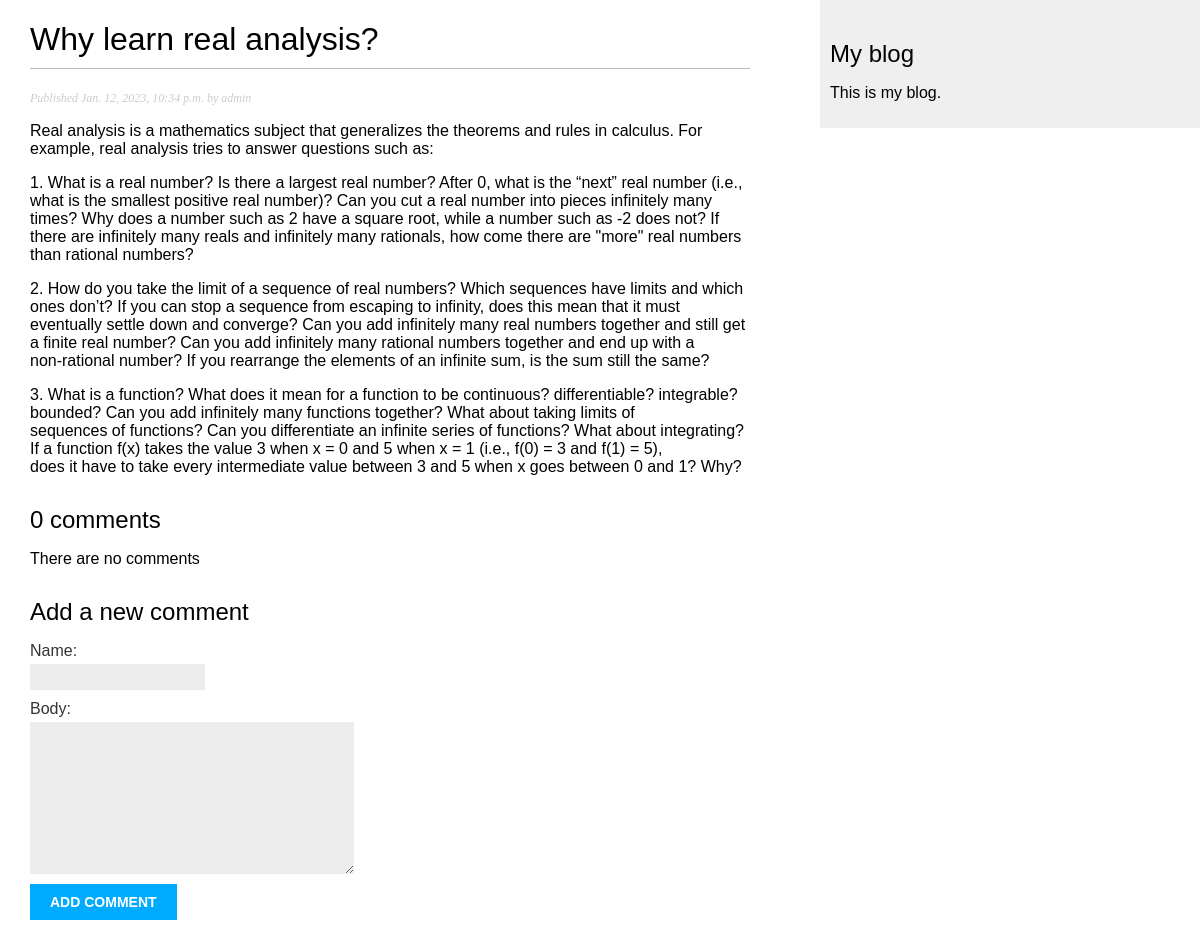
The page /blog/2023/1/12/why-learn-real-analysis/ on the database its author committed.
### blog/models.py (models this page shows, shortened)
class Post(models.Model):
    class Status(models.TextChoices):
        DRAFT = 'DF', 'Draft'
        PUBLISHED = 'PB', 'Published'
    title = models.CharField(max_length=250)
    author = models.ForeignKey(User, on_delete=models.CASCADE,
                               related_name='blog_posts')
    slug = models.SlugField(max_length=250, unique_for_date='publish')
    body = models.TextField()
    publish = models.DateTimeField(default=timezone.now())
    created = models.DateTimeField(auto_now_add=True)
    updated = models.DateTimeField(auto_now=True)
    status = models.CharField(max_length=2, choices=Status.choices,
                              default=Status.DRAFT)
    objects = models.Manager()  # default manager
    published = PublishedManager()  # custom manager
    tags = TaggableManager()
    class Meta:
        ordering = ['-publish']
        indexes = [models.Index(fields=['-publish'])]

### blog/views.py (the view)
def post_detail(request, year, month, day, post):
    post = get_object_or_404(Post,
                             status=Post.Status.PUBLISHED,
                             publish__year=year,
                             publish__month=month,
                             publish__day=day,
                             slug=post)
    comments = post.comments.filter(active=True)
    form = CommentForm()
    return render(request, 'blog/post/detail.html', {'post': post,
                                                     'comments': comments,
                                                     'form': form})

### blog/forms.py
class CommentForm(forms.ModelForm):
    class Meta:
        model = Comment
        fields = ['name', 'body']

### blog/templates/blog/post/detail.html (shortened to what this page needs)
<!DOCTYPE html>
<html lang="en">
<head>
</head>
<body>
    {% extends "blog/base.html" %}
    {% block content %}
        <h1>{{ post.title }}</h1>
        <p class="date">Published {{ post.publish }} by {{ post.author }}</p>
        {{ post.body|linebreaks }}
        {% with comments.count as total_comments %}
            <h2>
                {{ total_comments }} comment{{ total_comments|pluralize}}
            </h2>
        {% endwith %}
        {% for comment in comments %}
            <div class="comment">
                <p class="info">
                    Comment {{ forloop.counter }} by {{ comment.name }}
                    {{ comment.created }}
                </p>
                {{ comment.body|linebreaks }}
            </div>
        {% empty %}
            <p>There are no comments</p>
        {% endfor %}
        {% include "blog/post/includes/comment_form.html" %}
    {% endblock %}

### blog/static/css/blog.css (style rules this page uses)
body { margin:0; padding:0; font-family:helvetica, sans-serif; }
h1 { font-weight:normal; border-bottom:1px solid #bbb; padding:0 0 10px 0; }
h2 { font-weight:normal; margin:30px 0 0; }
p.date { color:#ccc; font-family: georgia, serif; font-size: 12px; font-style: italic; }
label { float:left; clear:both; color:#333; margin-bottom:4px; }
input, textarea { clear:both; float:left; margin:0 0 10px; background:#ededed; border:0; padding:6px 10px; font-size:12px; }

### rows shown on the page
Post: title "Why learn real analysis?", publish "Jan. 12, 2023, 10:34 p.m.", author "admin", body "Real analysis is a mathematics subject that generalizes the theorems and rules in calculus. For example, real analysis tries to answer questions such as: 1. What is a real number? Is there a largest real number? After 0, what is the “next” real number (i.e., what is the smallest positive real number)? Can you cut a real number into pieces infinitely many times? Why does a number such as 2 have a square root, while a number such as -2 does not? If there are infinitely many reals and infinitely many rationals, how come there are \"more\" real numbers than rational numbers? 2. How do you take the limit of a sequence of real numbers? Which sequences have limits and which ones don’t? If you can…"

### other values the page prints
{{ total_comments }} "0"
